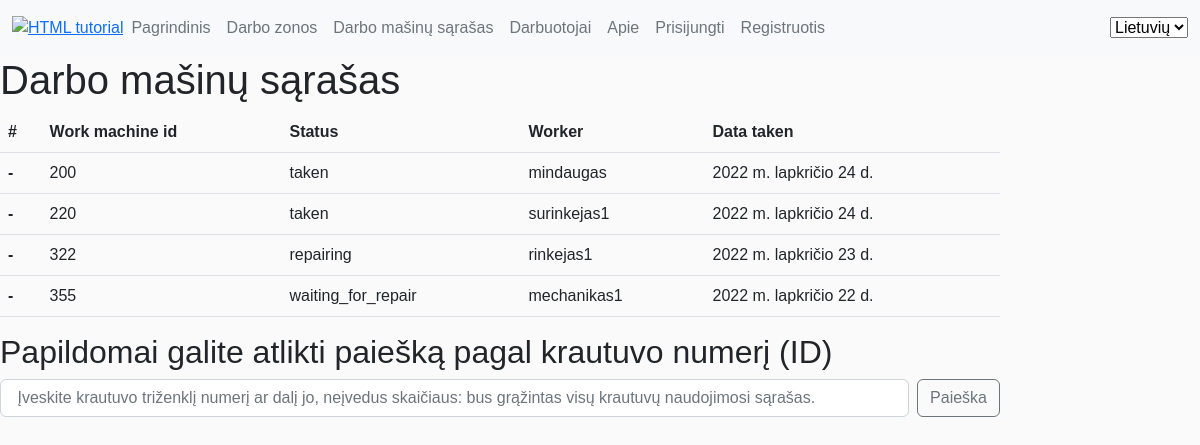
The page /lm/working_machines_list/ on the database as committed earlier.
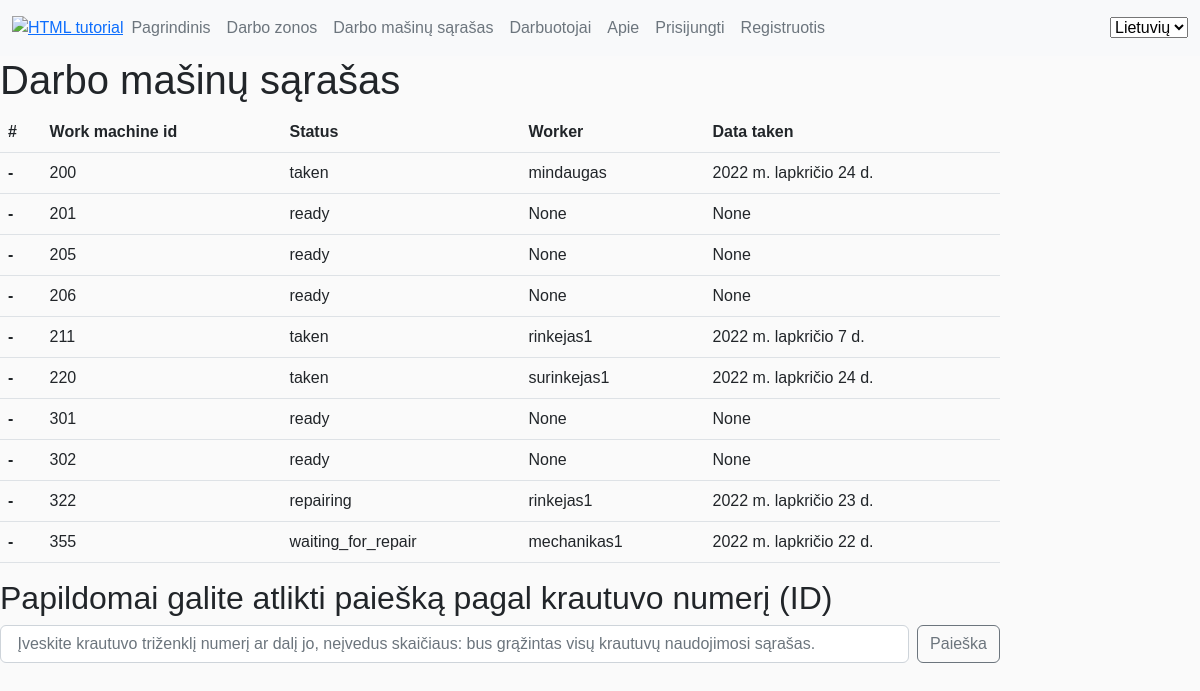
The same page on the database as committed later.
### lm/models.py (models this page shows, shortened)
class Krautuvas(models.Model):
    krautuvo_id = models.IntegerField(_('Vechiles ID "3 digits"'), help_text='krautuvo numeris', unique=True)
    data_taken = models.DateField(_('Date when vechiles was taken'), help_text='kada krautuvas paiimtas', null=True, blank=True)
    darbuotojas = models.ForeignKey(User,null=True, on_delete=models.SET_NULL,blank=True)
    notes_choices = (
        ('aukstas', 'aukstas'),
        ('vidutinis', 'vidutinis'),
        ('zemas', 'zemas'),
        ('be pastebejimu', 'be pastebejimu'))
    note_type = models.CharField(_('Importance of the notes'), help_text='Rasto gedimo/pastabos svarba', max_length=40, choices=notes_choices, default='be pastebejimu',
                                 null=True, blank=True)
    notes = models.TextField(max_length=1000, help_text='labai svarbu pamineti ir smulkiausius gedimus, dekojame.', null=True, blank=True)
    LOAN_STATUS = (
        (_('ready'), _('ready')),
        ('taken', 'taken'),
        ('waiting_for_repair', 'waiting_for_repair'),
        ('repairing', 'repairing')
    )
    status = models.CharField(_('Status'), max_length=30, choices=LOAN_STATUS, default='taken', help_text='Status', null=True, blank=True)
    class Meta:
        ordering = ['krautuvo_id']
        verbose_name = _("Vehicle")
        verbose_name_plural = _("Vehicles")

### lm/views.py (the view)
# urls.py: path('working_machines_list/', views.working_machines_list, name='working_machines_list'),
def working_machines_list(request):
    working_machines_list=Krautuvas.objects.all()
    context = {
        'working_machines_list': working_machines_list
    }
    return render(request, 'lm/working_machines_list.html', context=context)

### lm/templates/lm/working_machines_list.html (shortened to what this page needs)
{% extends 'base.html' %}
{% load i18n %}
{% load static %}
{% block content %}
<h1>{% trans "Working machine list" %} </h1>
<table class="table ">
  <thead>
    <tr>
      <th scope="col">#</th>
      <th scope="col">Work machine id</th>
      <th scope="col">Status</th>
      <th scope="col">Worker</th>
      <th scope="col">Data taken</th>
    </tr>
  </thead>
  {% for krautuvas in working_machines_list %}
  <tbody>
    <tr>
      <th scope="row">-</th>
      <td>{{krautuvas.krautuvo_id}}</td>
      <td>{{krautuvas.status}}</td>
      <td>{{krautuvas.darbuotojas}}</td>
      <td>{{krautuvas.data_taken}}</td>
    </tr>
  </tbody>
   {% endfor %}
</table>
<div>
  <h2> Papildomai galite atlikti paiešką pagal krautuvo numerį (ID)</h2>
 <form class="d-flex" role="search" action="{% url 'search' %}" method="get">
    <input class="form-control me-2" name="query" type="search" placeholder=" Įveskite krautuvo triženklį numerį ar dalį jo, neįvedus skaičiaus: bus grąžintas visų krautuvų naudojimosi sąrašas." aria-label="Search">
    <button class="btn btn-outline-secondary" type="submit">{% trans "Search" %}</button>
</form>
</div>
{% endblock %}

### templates/base.html (shortened to what this page needs)
<!DOCTYPE html>
<html lang="en">
<head>
    <link href="https://cdn.jsdelivr.net/npm/bootstrap@5.2.2/dist/css/bootstrap.min.css" rel="stylesheet">
    {% load static %}
{% load i18n %}
    <link rel="stylesheet" href="{% static 'app.css' %}">
</head>
 <body>
<nav class="navbar navbar-expand-lg bg-light">
    <div class="container-fluid">
        <a href="{% url 'index' %}"><img src="/static/logo.png" alt="HTML tutorial" style="width: 15vh;height: auto;"></a>
        <div class="collapse navbar-collapse d-flex justify-content-end" id="navbarSupportedContent">
            <ul class="navbar-nav me-auto mb-2 mb-lg-0">
                <li>
                    <a class="nav-link text-secondary" href="{% url 'index' %}">{% trans "Home" %}</a>
                </li>
                <li class="nav-item">
                    <a class="nav-link text-secondary" aria-current="page" href="{% url 'working_zones' %}">{% trans "Working Zones" %}</a>
                </li>
                <li class="nav-item">
                    <a class="nav-link text-secondary" href="{% url 'working_machines_list' %}">{% trans "Working machines list" %}</a>
                </li>
                <li class="nav-item">
                    <a class="nav-link text-secondary" href="{% url 'workers' %}">{% trans "Workers" %}</a>
                </li>
                <li class="nav-item">
                    <a class="nav-link text-secondary" href="{% url 'about' %}">{% trans "About" %}</a>
                </li>
                <li>
                {% if user.is_authenticated %}
                <li class="nav-item">
                    <a class="nav-link text-secondary" href="">
                        <svg class="bi bi-person" width="1.5em" height="1.5em" viewBox="0 0 16 16" fill="currentColor"
                             xmlns="http://www.w3.org/2000/svg">
                            <path fill-rule="evenodd"
                                  d="M13 14s1 0 1-1-1-4-6-4-6 3-6 4 1 1 1 1h10zm-9.995-.944v-.002.002zM3.022 13h9.956a.274.274 0 00.014-.002l.008-.002c-.001-.246-.154-.986-.832-1.664C11.516 10.68 10.289 10 8 10c-2.29 0-3.516.68-4.168 1.332-.678.678-.83 1.418-.832 1.664a1.05 1.05 0 00.022.004zm9.974.056v-.002.002zM8 7a2 2 0 100-4 2 2 0 000 4zm3-2a3 3 0 11-6 0 3 3 0 016 0z"
                                  clip-rule="evenodd"/>
                        </svg>
                         <strong>{{user.get_username.upper}}</strong></a></li>
                <li class="nav-item">
                    <a class="nav-link text-secondary" href="{% url 'dashboard' %}">{% trans "Dashboard" %}</a>
                </li>
   <li>
     <div class="dropdown">
         <button class="btn btn-secondary dropdown-toggle" type="button" id="dropdownMenuButton1" data-bs-toggle="dropdown" aria-expanded="false">
          {% trans "User actions" %}
         </button>
        <div class="dropdown-menu" aria-labelledby="navbarDropdown">
          <a class="dropdown-item" href="#">{% trans "Add working day" %}</a>
          <a class="dropdown-item" href="#">{% trans "Add note" %}</a>
          <div class="dropdown-divider"></div>
          <a class="dropdown-item" href="#">{% trans "Book working machine" %}</a>
        </div>
     </div>
   </li>
                <li class="nav-item">
                    <a class="nav-link text-secondary" href="{% url 'logout' %}?next=/ ">{% trans "Logout" %}</a>
                </li>
                {% else %}
                <li class="nav-item">
                    <a class="nav-link text-secondary" href="{% url 'login' %}?next={{request.path}}">{% trans "Login" %}</a>
                </li>
                <li class="nav-item">
                    <a class="nav-link text-secondary" href="{% url 'register' %}">{% trans "Register" %}</a>
                </li>
                {% endif %}
            </ul>
                {% load static %}
            <form action="{% url 'set_language' %}" method="post">
                <select name="language" onchange="this.form.submit()">
                    {% load static %}
                    {% get_current_language as LANGUAGE_CODE %}
                    {% get_available_languages as LANGUAGES %}
                    {% for lang in LANGUAGES %}
                    <option style="background-image: url({% static 'images/lt.png' %});" value="{{lang.0}}" {% if lang.0 == LANGUAGE_CODE %} selected="selected" {% endif %}>
                          {{lang.1}}
                    </option>
                    {% endfor %}
                </select>
            </form>
        </div>
    </div>
</nav>
    <div class="col-sm-10">
    {% block content %}
    {% endblock %}
    </div>
</body>
</html>

### static/app.css (style rules this page uses)
body { background-color:#fafafa }
body { font-family:Arial,"MS Trebuchet",sans-serif }

Rows that differ between the two databases and show on the page:
added Krautuvas: krautuvo_id "201", status "ready", darbuotojas "None", data_taken "None"
added Krautuvas: krautuvo_id "205", status "ready", darbuotojas "None", data_taken "None"
added Krautuvas: krautuvo_id "206", status "ready", darbuotojas "None", data_taken "None"
added Krautuvas: krautuvo_id "211", status "taken", darbuotojas "rinkejas1", data_taken "2022 m. lapkričio 7 d."
added Krautuvas: krautuvo_id "301", status "ready", darbuotojas "None", data_taken "None"
added Krautuvas: krautuvo_id "302", status "ready", darbuotojas "None", data_taken "None"
